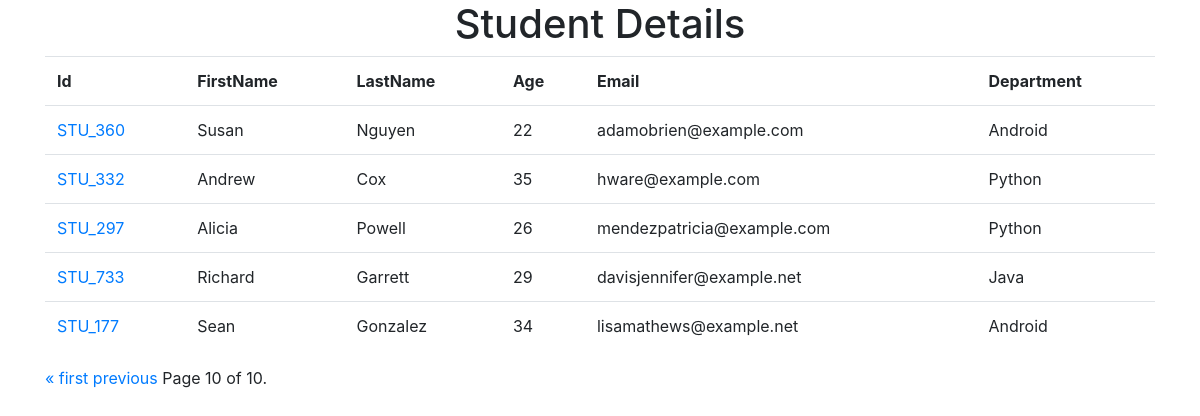
The page /?page=10 on the database its author committed.
### studentapp/models.py (models this page shows)
class Student(models.Model):
    dept = models.ForeignKey(Department, on_delete=models.CASCADE)
    student_id = models.OneToOneField(StudentId, on_delete=models.CASCADE)
    firstname = models.CharField(max_length=50)
    lastname = models.CharField(max_length=50)
    age = models.IntegerField()
    email=models.CharField(max_length=50)

class StudentId(models.Model):
    student_id = models.CharField(max_length=20)

class Department(models.Model):
    deptname = models.CharField(max_length=50)

### studentapp/views.py (the view)
# urls.py: path("",index,name="index"),
def index(request):
    studentData = Student.objects.all()
    paginator = Paginator(studentData, 5)
    page_number = request.GET.get("page")
    page_obj = paginator.get_page(page_number)
    return render(request, 'index.html',{"studentData":page_obj})

### templates/index.html (shortened to what this page needs)
<!DOCTYPE html>
<html lang="en">
<head>
    <link rel="stylesheet" href="https://cdn.jsdelivr.net/npm/bootstrap@4.4.1/dist/css/bootstrap.min.css"
>
</head>
<body>
    <div class="container">
        <div class="row">
            <div class="col-12">
                <h1 align="center">Student Details</h1>
                <table class="table">
                    <tr>
                        <th>Id</th>
                        <th>FirstName</th>
                        <th>LastName</th>
                        <th>Age</th>
                        <th>Email</th>
                        <th>Department</th>
                    </tr>
                    {%for i in studentData%}
                    <tr>
                        <td><a href="{%url 'marks' i.student_id.student_id%}">{{i.student_id.student_id}}</a></td>
                        <td>{{i.firstname}}</td>
                        <td>{{i.lastname}}</td>
                        <td>{{i.age}}</td>
                        <td>{{i.email}}</td>
                        <td>{{i.dept.deptname}}</td>
                    </tr>
                    {%endfor%}
                </table>
                <div class="pagination">
                    <span class="step-links">
                        {% if studentData.has_previous %}
                        <a href="?page=1">&laquo; first</a>
                        <a href="?page={{ studentData.previous_page_number }}">previous</a>
                        {% endif %}
                        <span class="current">
                            Page {{ studentData.number }} of {{ studentData.paginator.num_pages }}.
                        </span>
                    </span>
                </div>
            </div>
        </div>
    </div>
</body>
</html>

### rows shown on the page
Student: student_id.student_id "STU_360", firstname "Susan", lastname "Nguyen", age "22", email "adamobrien@example.com", dept.deptname "Android"
Student: student_id.student_id "STU_332", firstname "Andrew", lastname "Cox", age "35", email "hware@example.com", dept.deptname "Python"
Student: student_id.student_id "STU_297", firstname "Alicia", lastname "Powell", age "26", email "mendezpatricia@example.com", dept.deptname "Python"
Student: student_id.student_id "STU_733", firstname "Richard", lastname "Garrett", age "29", email "davisjennifer@example.net", dept.deptname "Java"
Student: student_id.student_id "STU_177", firstname "Sean", lastname "Gonzalez", age "34", email "lisamathews@example.net", dept.deptname "Android"

### other values the page prints
{{ studentData.number }} "10"
{{ studentData.paginator.num_pages }} "10"
